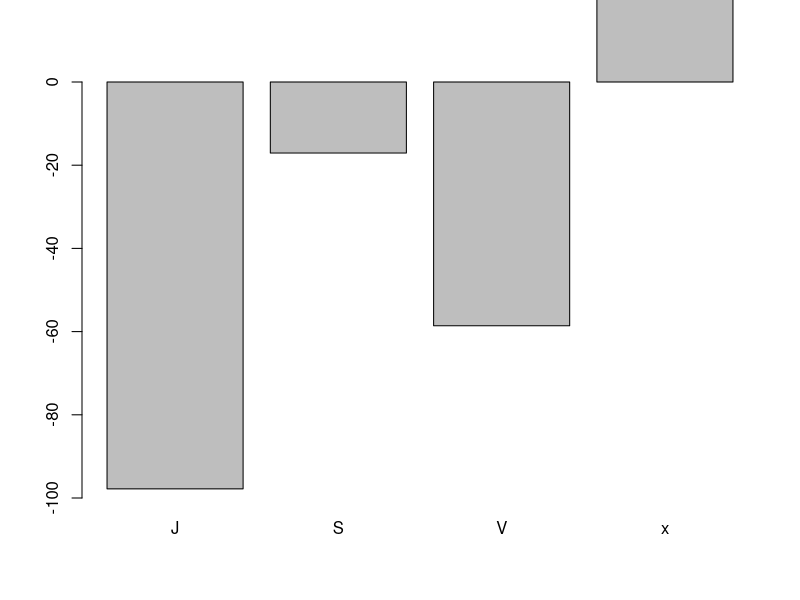
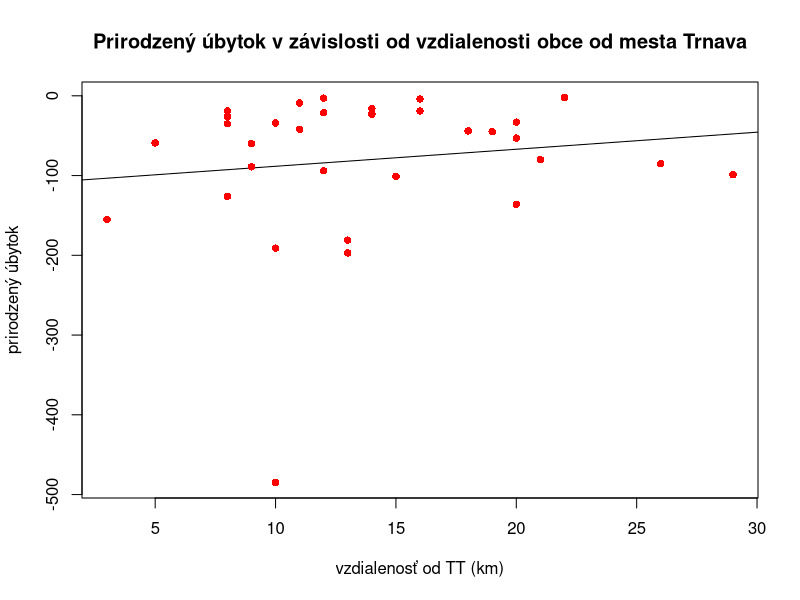
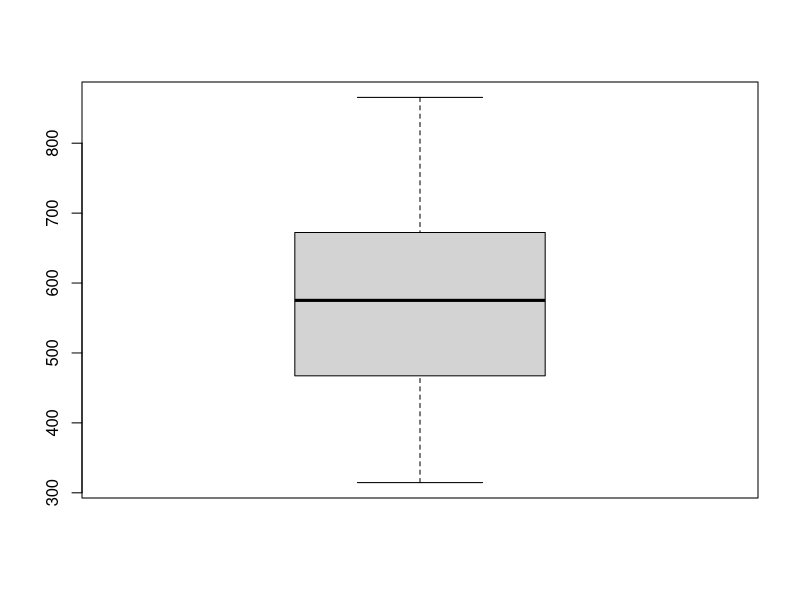
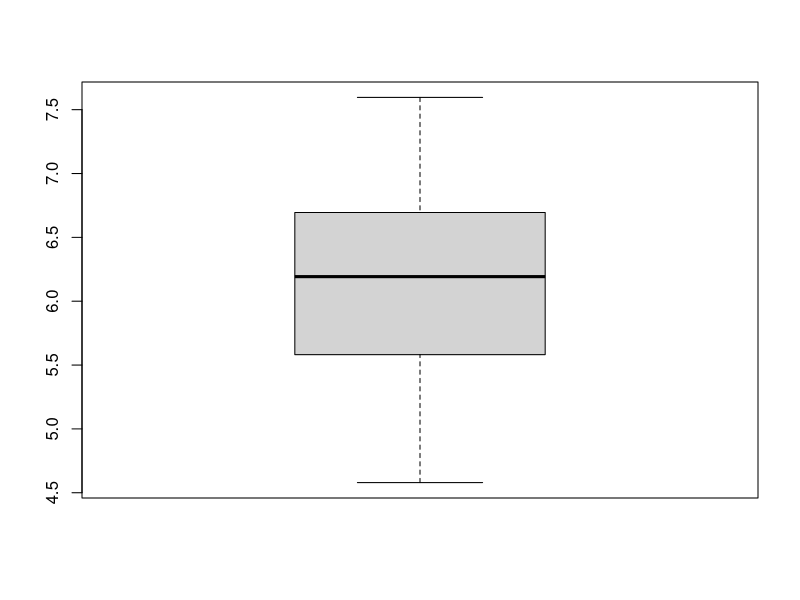
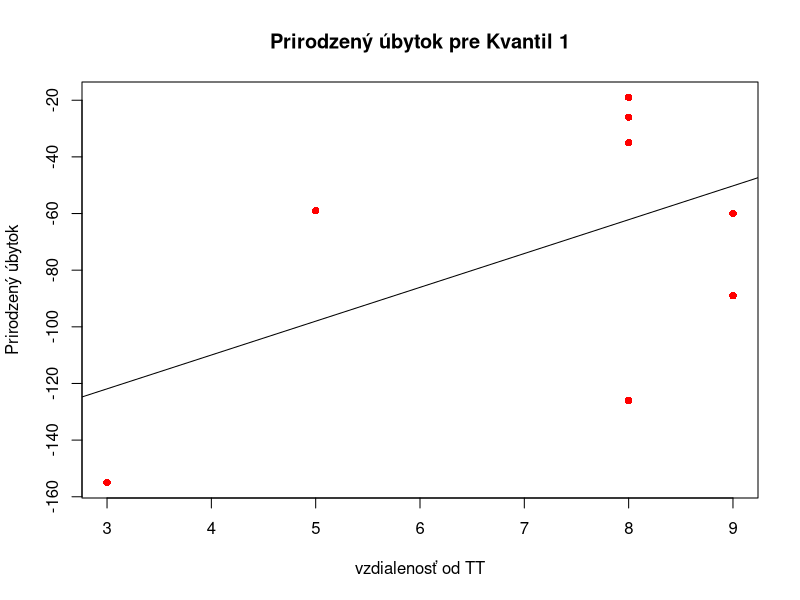
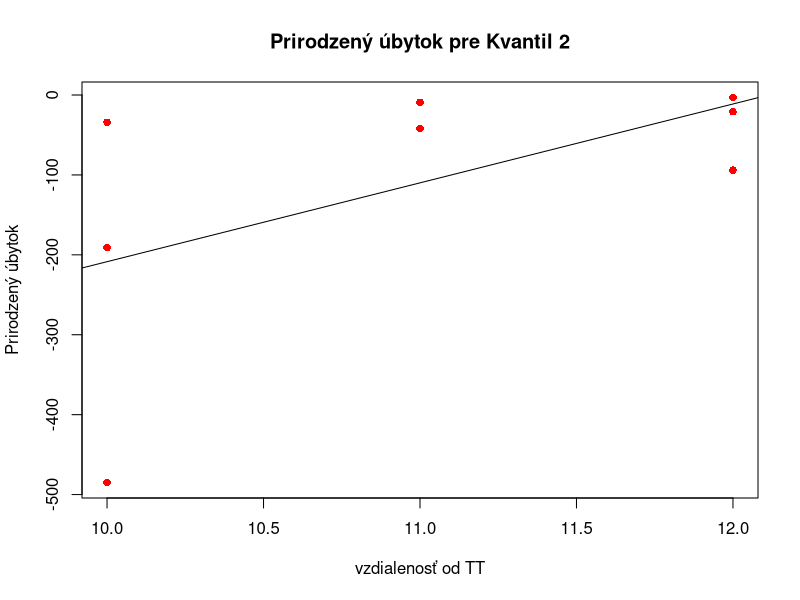
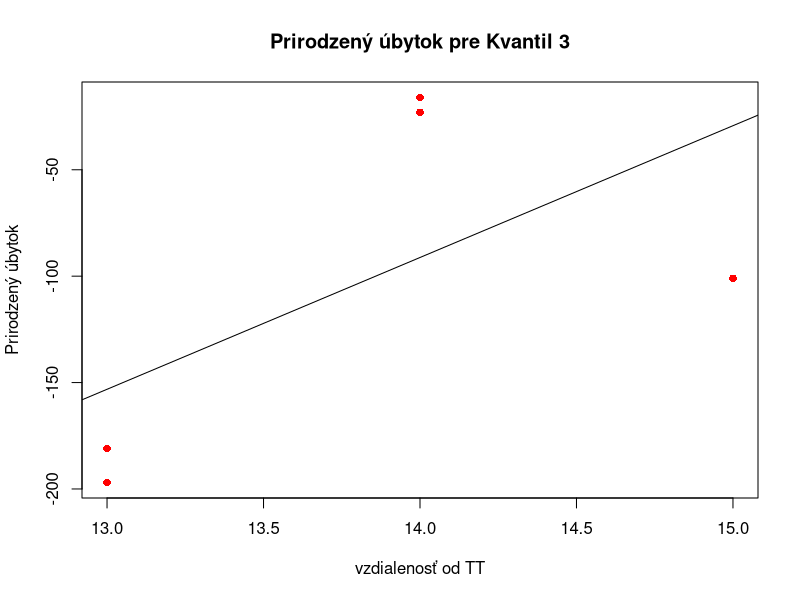
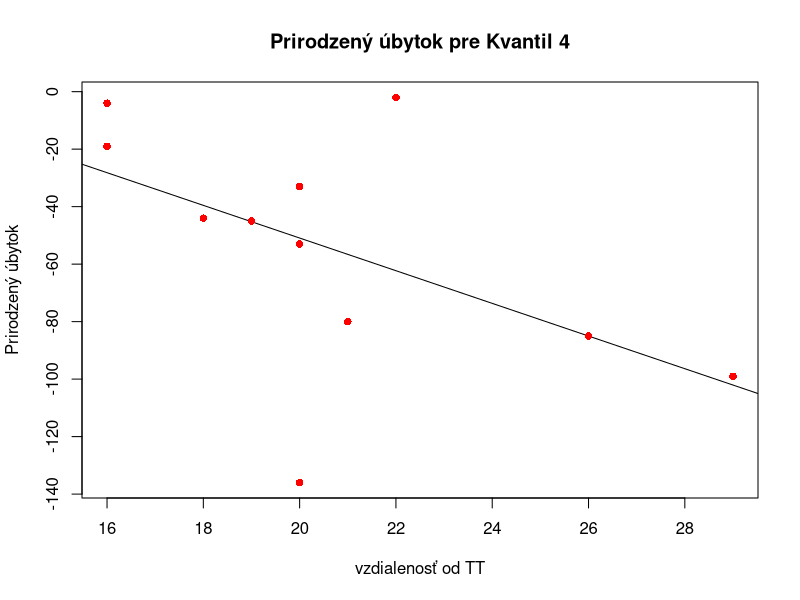

Reproduce these figures in R, in order. (Note: this script raises an error after producing the figures.)
## ---- chunk 1
library(tidyverse)  
library(gmodels)
data <- read_csv("data/dataset.csv")
## ---- chunk 2
averageDistance_nb = data %>%
  select(`Vzdialenosť od Trnavy(km)`, `Svetová strana od Trnavy`) %>%
  group_by(`Svetová strana od Trnavy`) %>%
  summarise(priemerna_vzdialenost=mean(strtoi(`Vzdialenosť od Trnavy(km)`)),
            pocet_obci=n())

# 4. riadok vynechaný kvôli mestu trnava
averageDistance_nb[-4,]
## ---- chunk 3
naturalBalance_all = data %>%
  select(1:57, `Vzdialenosť od Trnavy(km)`, `Svetová strana od Trnavy`) %>%
  mutate(spolu_narodených=rowSums(across(2:29)),
         spolu_zomretých=rowSums(across(30:57)),
         spolu_prirodzený_prírastok=spolu_narodených-spolu_zomretých
         ) %>%
  select(1, 58, 59, 60, 61, 62) 

naturalBalance_all %>%
  arrange(`spolu_prirodzený_prírastok`)

## ---- chunk 4

naturalDecrease_all = naturalBalance_all[-0:-2,] %>%
  filter(spolu_prirodzený_prírastok < 0)
naturalDecrease_all

## ---- chunk 5
nrow(naturalDecrease_all)
## ---- chunk 6
dying_muni_total = naturalDecrease_all %>%
  group_by(`Svetová strana od Trnavy`) %>%
  summarise(počet_vymierajúcich_obcí=n())

dying_muni_total
## ---- chunk 7
naturalIncrease_all = data %>%
  select(1:57, `Vzdialenosť od Trnavy(km)`,`Svetová strana od Trnavy`) %>%
  mutate(spolu_narodených=rowSums(across(2:29)),
         spolu_zomretých=rowSums(across(30:57)),
         increase=spolu_narodených-spolu_zomretých
         ) %>%
  select(1, `Vzdialenosť od Trnavy(km)`,`Svetová strana od Trnavy`, `increase`) %>%
  group_by(`Svetová strana od Trnavy`) %>%
  summarise(priemerný_pokles = mean(`increase`))

naturalIncrease_all <- naturalIncrease_all[-4,]
naturalIncrease_all

## ---- chunk 8
barplot(naturalIncrease_all[["priemerný_pokles"]],ylim=c(-100,0), names.arg=naturalIncrease_all[["Svetová strana od Trnavy"]])
## ---- chunk 9
merge(averageDistance_nb[-4,], naturalIncrease_all)
## ---- chunk 10

temporary_nb=data[-1,"Vzdialenosť od Trnavy(km)"]
quantile_values=quantile(strtoi(temporary_nb[["Vzdialenosť od Trnavy(km)"]]))


naturalBalance_quantiled = naturalBalance_all %>% 
  mutate(quantile=(ifelse(strtoi(`Vzdialenosť od Trnavy(km)`) <= quantile_values[2] , 1,
                   ifelse(strtoi(`Vzdialenosť od Trnavy(km)`) > quantile_values[2] & strtoi(`Vzdialenosť od Trnavy(km)`) <= quantile_values[3],2,
                   ifelse(strtoi(`Vzdialenosť od Trnavy(km)`)>quantile_values[3] & strtoi(`Vzdialenosť od Trnavy(km)`) < quantile_values[4],3,4))))) %>% 
  filter(spolu_prirodzený_prírastok < 0)

naturalBalance_quantiled

## ---- chunk 11
quantiled_data_splited=split(naturalBalance_quantiled[-0:-2,], naturalBalance_quantiled[-0:-2,]$quantile)
quantiled_data_splited
## ---- chunk 12

distance_nb = strtoi(naturalBalance_quantiled[-0:-2,]$`Vzdialenosť od Trnavy(km)`)
increase_nb = naturalBalance_quantiled[-0:-2,]$`spolu_prirodzený_prírastok`

fit_nb <- lm(increase_nb ~  distance_nb , data=naturalBalance_quantiled[-0:-2,])

plot(
  distance_nb,
  increase_nb,
  xlab = "vzdialenosť od TT (km)",
  ylab = "prirodzený úbytok",
  col="red",  
  pch=16,
  abline(fit_nb),
  main = "Prirodzený úbytok v závislosti od vzdialenosti obce od mesta Trnava",
  
)

## ---- chunk 13

data_sample <- map(1:40, ~naturalBalance_quantiled[sort(sample(1:dim(naturalBalance_quantiled)[1], size = 0.5*dim(naturalBalance_quantiled)[1])),])
models <- map(data_sample, ~lm(.x$`Vzdialenosť od Trnavy(km)` ~ .x$`spolu_prirodzený_prírastok` ))
listOfFunctions <- list(coefficients= coef, residuals = residuals)
f <- function(x) {sapply(listOfFunctions, function(g) g(x))}
extractedData <- map(models, ~f(.x))


sd(map_dbl(models, ~coef(.x)[1]))
sd(map_dbl(models, ~coef(.x)[2]))

rss <- map_dbl(models, ~ sum(resid(.x)^2))
rse <- map_dbl(rss, ~sqrt(.x/(0.5*dim(naturalBalance_quantiled)[1]-2)))

boxplot(rss)
boxplot(rse)
## ---- chunk 14

cfs <- map_dbl(models, ~ coef(.x)[2])
t.test(cfs, mu=0)

## ---- chunk 15

temp=quantiled_data_splited[1]

fit_nb_q1 <- lm(temp[[1]]$`spolu_prirodzený_prírastok` ~  strtoi(temp[[1]]$`Vzdialenosť od Trnavy(km)`) , data=temp)

plot(
  temp[[1]]$`Vzdialenosť od Trnavy(km)`,
  temp[[1]]$`spolu_prirodzený_prírastok`,
  xlab = "vzdialenosť od TT",
  ylab = "Prirodzený úbytok",
  abline(fit_nb_q1),
  col="red",  
  pch=16,
  main = "Prirodzený úbytok pre Kvantil 1",
)

## ---- chunk 16

temp=quantiled_data_splited[2]

fit_nb_q2 <- lm(temp[[1]]$`spolu_prirodzený_prírastok` ~  strtoi(temp[[1]]$`Vzdialenosť od Trnavy(km)`) , data=temp)

plot(
  temp[[1]]$`Vzdialenosť od Trnavy(km)`,
  temp[[1]]$`spolu_prirodzený_prírastok`,
  xlab = "vzdialenosť od TT",
  ylab = "Prirodzený úbytok",
  abline(fit_nb_q2),
  col="red",  
  pch=16,
  main = "Prirodzený úbytok pre Kvantil 2",
)

## ---- chunk 17

temp=quantiled_data_splited[3]

fit_nb_q3 <- lm(temp[[1]]$`spolu_prirodzený_prírastok` ~  strtoi(temp[[1]]$`Vzdialenosť od Trnavy(km)`) , data=temp)

plot(
  temp[[1]]$`Vzdialenosť od Trnavy(km)`,
  temp[[1]]$`spolu_prirodzený_prírastok`,
  xlab = "vzdialenosť od TT",
  ylab = "Prirodzený úbytok",
  abline(fit_nb_q3),
  col="red",  
  pch=16,
  main = "Prirodzený úbytok pre Kvantil 3",
)

## ---- chunk 18

# Tento graf je veľmi zaujímavý nakoľko ide naopak ako ostatné
temp=quantiled_data_splited[4]

fit_nb_q4 <- lm(temp[[1]]$`spolu_prirodzený_prírastok` ~  strtoi(temp[[1]]$`Vzdialenosť od Trnavy(km)`) , data=temp)

plot(
  temp[[1]]$`Vzdialenosť od Trnavy(km)`,
  temp[[1]]$`spolu_prirodzený_prírastok`,
  xlab = "vzdialenosť od TT",
  ylab = "Prirodzený úbytok",
  abline(fit_nb_q4),
  col="red",  
  pch=16,
  main = "Prirodzený úbytok pre Kvantil 4",
)

## ---- chunk 19
migration_all = data %>%
  mutate(spolu_pristahovanych = rowSums(across(86:112)),
         spolu_odstahovanych = rowSums(across(113:139)),
         spolu_saldo = rowSums(across(140:166)),
         spolu_celkovy_prirastok = rowSums(across(167:193))) %>%
  select(1, 194:198) %>%
  arrange(spolu_saldo)

# remove last row, because it is NA
migration_all <- migration_all[1:(dim(migration_all)[1] - 1),]
migration_all
## ---- chunk 20
migration_all %>%
  select(1, `Vzdialenosť od Trnavy(km)`, spolu_saldo) %>%
  filter(`Vzdialenosť od Trnavy(km)` != 'x') %>%
  arrange(desc(`spolu_saldo`))
## ---- chunk 21
odstahovany_all = migration_all %>%
  filter(spolu_saldo < 0)
odstahovany_all
## ---- chunk 22
data %>%
  select(1, `Vzdialenosť od Trnavy(km)`) %>%
  filter(`Vzdialenosť od Trnavy(km)` != 'x') %>%
  arrange(desc(strtoi(`Vzdialenosť od Trnavy(km)`)))
## ---- chunk 23
odstahovany_muni_total = odstahovany_all %>%
  group_by(`Svetová strana od Trnavy`) %>%
  summarise(odstahovany_municipalities=n())
odstahovany_muni_total
## ---- chunk 24
saldo_mean_direction = migration_all %>%
  filter(`Svetová strana od Trnavy` != 'x') %>%
  group_by(`Svetová strana od Trnavy`) %>%
  summarise(mean_spolu_saldo = mean(`spolu_saldo`))
saldo_mean_direction
## ---- chunk 25
max_saldo_mean = max(saldo_mean_direction['mean_spolu_saldo'])
barplot(
  saldo_mean_direction[["mean_spolu_saldo"]],ylim=c(0, max_saldo_mean + 100), 
  names.arg=saldo_mean_direction[["Svetová strana od Trnavy"]]
  )

## ---- chunk 26
tt_spolu_saldo = migration_all[1,n_col]
tt_spolu_saldo
## ---- chunk 27
sum_saldo = migration_all %>% 
  filter(spolu_saldo > 0) %>%
  summarise(sum(spolu_saldo))
sum_saldo
## ---- chunk 28
sum_saldo + tt_spolu_saldo
## ---- chunk 29
n_row = dim(migration_all)[1] # number of rows
n_col = dim(migration_all)[2] # number of cols

distance = strtoi(migration_all[[2]][2:n_row]) # take x as distance apart from TT
saldo = strtoi(migration_all[[n_col]][2:n_row]) # take y as migracne saldo aparto from TT

fit_migration <- lm(saldo ~ distance, data=migration_all)

plot(
  x=distance,      
  y=saldo,  
  xlab = "vzdialenosť od TT (km)",
  ylab = "migračné saldo",
  col="red",  # nastavenie farby bodiek
  pch=16,      # vyfarbenie bodiek
  main = "Migračne saldo za sledované obdobie v zavislosti od vzdialenosti od TT",
  abline(fit_migration)   # add best fit line in graph
  )
## ---- chunk 30
migration_all_n_subset <- map(1:n_row/2, ~migration_all[sort(sample(1:n_row, size=0.5*n_row)),])
#migration_all_n_subset
## ---- chunk 31
#distance_model = map(migration_all, ~ )

migration_all_models <- map(migration_all_n_subset, ~lm(strtoi(.x[[2]][2:n_row]) ~ strtoi(.x[[n_col]][2:n_row])))
# migration_all_models[1]
## ---- chunk 32
# bind data function
f_bind_data <- function(x, y)
{
  sapply(y, function(g) g(x))
}

# list of b coef and residuals from model fitting
migration_all_coef_list <- list(b_coefficients = coef, residuals = residuals)

# iterate over list of data
migration_all_extracted_data = map(migration_all_models, ~f_bind_data(.x, migration_all_coef_list))

# migration_all_extracted_data[1]
## ---- chunk 33
library(gmodels)
sd(map_dbl(migration_all_models, ~coef(.x)[1])) # sd of intercept values
sd(map_dbl(migration_all_models, ~coef(.x)[2])) # sd of slope values
## ---- chunk 34
migration_all_rss <- map_dbl(migration_all_models, ~sum(resid(.x)^2))
migration_all_rse <- map_dbl(migration_all_rss, ~sqrt(.x/(0.5*n_row-2)))
boxplot(migration_all_rss)
boxplot(migration_all_rse)
## ---- chunk 35
migration_all_cfs <- map_dbl(migration_all_models, ~coef(.x)[2])
t.test(migration_all_cfs, mu=0)
